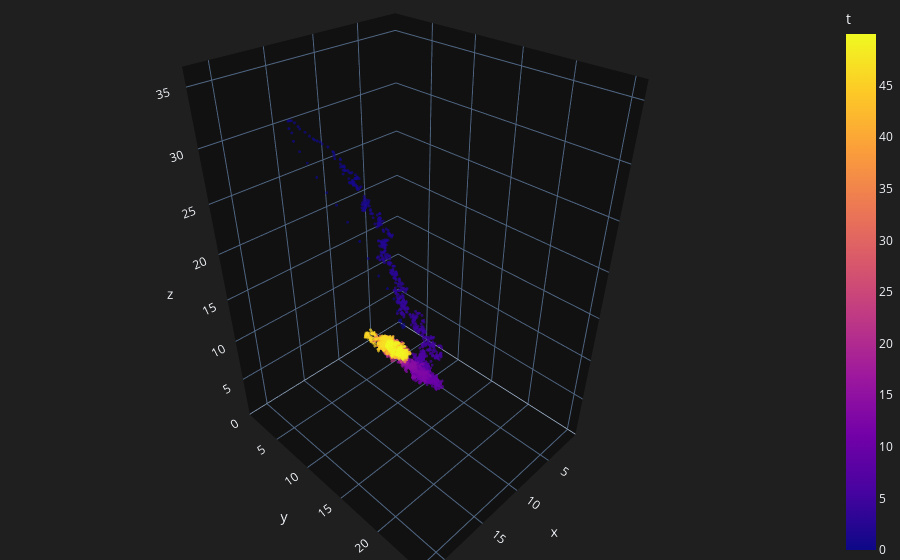
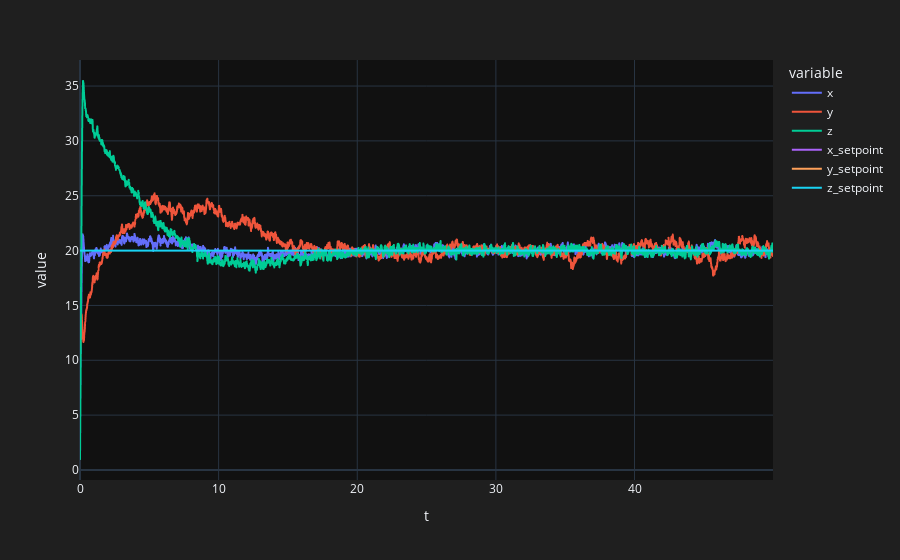

Notebook code cell kept with these figures, in order:
### Markdown cell above
# Lorenz System Control

### Code cell
errors_dict = {0: np.zeros(3)}
control_signal = {0: np.zeros(3)}

def u(y, t, setpoint, Kp, Kd, Ki):
    """Pendulum control law
    Args:
        y (n x 1 np.ndarray): [x, y, z]
        t (float): time
        setpoint (n x 1 np.ndarray): setpoint for x, y, z
        Kp (n x 1 np.ndarray): proportional gain for x, y, z
        Kd (n x 1 np.ndarray): derivative gain for x, y, z
        Ki (n x 1 np.ndarray): integral gain for x, y, z
    Returns:
        n x 1 np.ndarray: control input
    """
    e = setpoint - y
    errors_array = np.asarray(list(errors_dict.values()))
    e_dot = (e - errors_array[-1]) / dt
    errors_dict[t] = e
    control_signal[t] = Kp * e + Kd * e_dot + Ki * np.sum(errors_array, axis=0)*dt
    return control_signal[t]


def f(y, t, sigma, rho, beta, u):
    """Lorenz system of differential equations
    
    Args:
        y (np.ndarray): [x, y, z] state vector
        t (float): time
        sigma (float): Prandtl number
        rho (float): Rayleigh number
        beta (float): geometric factor
        u (np.ndarray): [u1, u2, u3] control input
        
    Returns:
        np.ndarray: [dx/dt, dy/dt, dz/dt] + u
    """
    x_dot = sigma * (y[1]-y[0])
    y_dot = y[0]*(rho-y[2])-y[1]
    z_dot = y[0]*y[1]-beta*y[2]

    return np.array([x_dot, y_dot, z_dot]) + u

# pendulum diffusion matrix


def G(y, t, epsilon):
    """Pendulum diffusion matrix
    Args:
        y (np.ndarray): [x, y, z] state vector
        t (float): time
        epsilon (float, optional): maximum diffusion strength. Defaults to 0.1.
    Returns:
        n x n np.ndarray: diffusion matrix
    """
    n = y.shape[0]
    return np.random.uniform(-epsilon, epsilon, size=(n, n))


# system initial conditions
y0 = np.array([1, 1, 1])

# system time span
dt = 0.01
tspan = np.arange(0, 50, dt).round(2)

# parameters
SETPOINT_X = 20
SETPOINT_Y = 20
SETPOINT_Z = 20

SIGMA = 10
RHO = 28
BETA = 8/3

# proportional gain
KP_X = 15
KP_Y = 20
KP_Z = 15

# derivative gain
KD_X = 0.7
KD_Y = 0.9
KD_Z = 0.7

# integral gain
KI_X = 10
KI_Y = 5
KI_Z = 10

MAX_DIFFUSION = 1  # maximum diffusion strength

ito = itoint(
    f=lambda y, t: f(y, t, SIGMA, RHO, BETA, u(y, t, np.array([SETPOINT_X, SETPOINT_Y, SETPOINT_Z]), np.array([KP_X, KP_Y, KP_Z]), np.array([KD_X, KD_Y, KD_Z]), np.array([KI_X, KI_Y, KI_Z]))),
    G=lambda y, t: G(y, t, MAX_DIFFUSION),
    y0=y0,
    tspan=tspan)

df = pd.DataFrame(ito, columns=['x', 'y', 'z'])
df['t'] = tspan
df['x_setpoint'] = SETPOINT_X
df['y_setpoint'] = SETPOINT_Y
df['z_setpoint'] = SETPOINT_Z

fig = px.scatter_3d(df, x='x', y='y', z='z', color='t', size_max=1, opacity=0.7)
fig.update_traces(marker=dict(size=1))
fig.update_layout(template='plotly_dark', paper_bgcolor='#1f1f1f',
                  margin=dict(l=0, r=0, b=0, t=0, pad=0))
fig.show()

fig = px.line(df, x='t', y=['x', 'y', 'z', 'x_setpoint', 'y_setpoint', 'z_setpoint'])
fig.update_layout(template='plotly_dark', paper_bgcolor='#1f1f1f')
fig.show()

### Figure 1 — Plotly figure (JSON) as saved in the notebook; plotly's stock layout.template omitted (floating-point values rounded to 4 significant figures; data arrays with more than 128 entries replaced by an {"elided": "..."} marker saying what was removed)
{"data": [{"hovertemplate": "x=%{x}<br>y=%{y}<br>z=%{z}<br>t=%{marker.color}<extra></extra>", "legendgroup": "", "marker": {"color": {"elided": "5000 float values"}, "coloraxis": "coloraxis", "opacity": 0.7, "size": 1, "symbol": "circle"}, "mode": "markers", "name": "", "scene": "scene", "showlegend": false, "type": "scatter3d", "x": {"elided": "5000 float values"}, "y": {"elided": "5000 float values"}, "z": {"elided": "5000 float values"}}], "layout": {"coloraxis": {"colorbar": {"title": {"text": "t"}}, "colorscale": [[0, "#0d0887"], [0.1111, "#46039f"], [0.2222, "#7201a8"], [0.3333, "#9c179e"], [0.4444, "#bd3786"], [0.5556, "#d8576b"], [0.6667, "#ed7953"], [0.7778, "#fb9f3a"], [0.8889, "#fdca26"], [1, "#f0f921"]]}, "legend": {"tracegroupgap": 0}, "margin": {"b": 0, "l": 0, "pad": 0, "r": 0, "t": 0}, "paper_bgcolor": "#1f1f1f", "scene": {"domain": {"x": [0, 1], "y": [0, 1]}, "xaxis": {"title": {"text": "x"}}, "yaxis": {"title": {"text": "y"}}, "zaxis": {"title": {"text": "z"}}}}}

### Figure 2 — Plotly figure (JSON) as saved in the notebook; plotly's stock layout.template omitted (floating-point values rounded to 4 significant figures; data arrays with more than 128 entries replaced by an {"elided": "..."} marker saying what was removed)
{"data": [{"hovertemplate": "variable=x<br>t=%{x}<br>value=%{y}<extra></extra>", "legendgroup": "x", "line": {"color": "#636efa", "dash": "solid"}, "marker": {"symbol": "circle"}, "mode": "lines", "name": "x", "showlegend": true, "type": "scattergl", "x": {"elided": "5000 float values"}, "xaxis": "x", "y": {"elided": "5000 float values"}, "yaxis": "y"}, {"hovertemplate": "variable=y<br>t=%{x}<br>value=%{y}<extra></extra>", "legendgroup": "y", "line": {"color": "#EF553B", "dash": "solid"}, "marker": {"symbol": "circle"}, "mode": "lines", "name": "y", "showlegend": true, "type": "scattergl", "x": {"elided": "5000 float values"}, "xaxis": "x", "y": {"elided": "5000 float values"}, "yaxis": "y"}, {"hovertemplate": "variable=z<br>t=%{x}<br>value=%{y}<extra></extra>", "legendgroup": "z", "line": {"color": "#00cc96", "dash": "solid"}, "marker": {"symbol": "circle"}, "mode": "lines", "name": "z", "showlegend": true, "type": "scattergl", "x": {"elided": "5000 float values"}, "xaxis": "x", "y": {"elided": "5000 float values"}, "yaxis": "y"}, {"hovertemplate": "variable=x_setpoint<br>t=%{x}<br>value=%{y}<extra></extra>", "legendgroup": "x_setpoint", "line": {"color": "#ab63fa", "dash": "solid"}, "marker": {"symbol": "circle"}, "mode": "lines", "name": "x_setpoint", "showlegend": true, "type": "scattergl", "x": {"elided": "5000 float values"}, "xaxis": "x", "y": {"elided": "5000 int values"}, "yaxis": "y"}, {"hovertemplate": "variable=y_setpoint<br>t=%{x}<br>value=%{y}<extra></extra>", "legendgroup": "y_setpoint", "line": {"color": "#FFA15A", "dash": "solid"}, "marker": {"symbol": "circle"}, "mode": "lines", "name": "y_setpoint", "showlegend": true, "type": "scattergl", "x": {"elided": "5000 float values"}, "xaxis": "x", "y": {"elided": "5000 int values"}, "yaxis": "y"}, {"hovertemplate": "variable=z_setpoint<br>t=%{x}<br>value=%{y}<extra></extra>", "legendgroup": "z_setpoint", "line": {"color": "#19d3f3", "dash": "solid"}, "marker": {"symbol": "circle"}, "mode": "lines", "name": "z_setpoint", "showlegend": true, "type": "scattergl", "x": {"elided": "5000 float values"}, "xaxis": "x", "y": {"elided": "5000 int values"}, "yaxis": "y"}], "layout": {"legend": {"title": {"text": "variable"}, "tracegroupgap": 0}, "margin": {"t": 60}, "paper_bgcolor": "#1f1f1f", "xaxis": {"anchor": "y", "domain": [0, 1], "title": {"text": "t"}}, "yaxis": {"anchor": "x", "domain": [0, 1], "title": {"text": "value"}}}}
